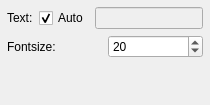
         <widget class="QWidget" name="tab_7">
          <attribute name="title">
           <string>Title</string>
          </attribute>
          <layout class="QVBoxLayout" name="verticalLayout_13">
           <property name="leftMargin">
            <number>7</number>
           </property>
           <property name="topMargin">
            <number>7</number>
           </property>
           <property name="rightMargin">
            <number>7</number>
           </property>
           <property name="bottomMargin">
            <number>7</number>
           </property>
           <item>
            <layout class="QHBoxLayout" name="horizontalLayout_12">
             <item>
              <widget class="QLabel" name="label_11">
               <property name="text">
                <string>Text:</string>
               </property>
              </widget>
             </item>
             <item>
              <widget class="QCheckBox" name="autoTitle_checkBox">
               <property name="text">
                <string>Auto</string>
               </property>
               <property name="checked">
                <bool>true</bool>
               </property>
              </widget>
             </item>
             <item>
              <widget class="QLineEdit" name="autoTitle_lineEdit">
               <property name="enabled">
                <bool>false</bool>
               </property>
              </widget>
             </item>
            </layout>
           </item>
           <item>
            <layout class="QHBoxLayout" name="horizontalLayout_21">
             <item>
              <widget class="QLabel" name="label_25">
               <property name="text">
                <string>Fontsize:</string>
               </property>
              </widget>
             </item>
             <item>
              <widget class="QSpinBox" name="titleFontSize_spinBox">
               <property name="minimum">
                <number>1</number>
               </property>
               <property name="value">
                <number>20</number>
               </property>
              </widget>
             </item>
            </layout>
           </item>
           <item>
            <spacer name="verticalSpacer_4">
             <property name="orientation">
              <enum>Qt::Vertical</enum>
             </property>
             <property name="sizeHint" stdset="0">
              <size>
               <width>20</width>
               <height>40</height>
              </size>
             </property>
            </spacer>
           </item>
          </layout>
         </widget>
